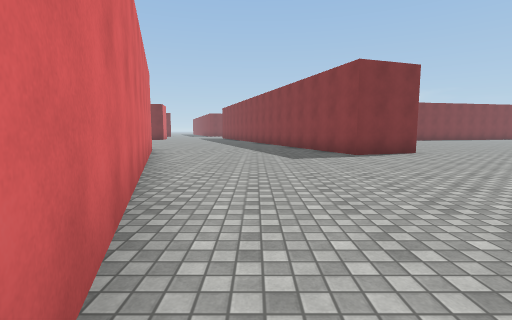
View 1 (above)

24 first-person views from a walk through a Unity game level. The camera is 1.3 m above the floor, tilts 6° down and sees 85° across. The floor is counted in squares, 2 m on a side. Each view is taken from the middle of a square. On the plan, view 1 faces up. The plan holds only what a view shows up to about 9 squares ahead; the rest is blank. The place goes on beyond the plan. Surface patterns are stand-ins for the level's own textures.

View 2
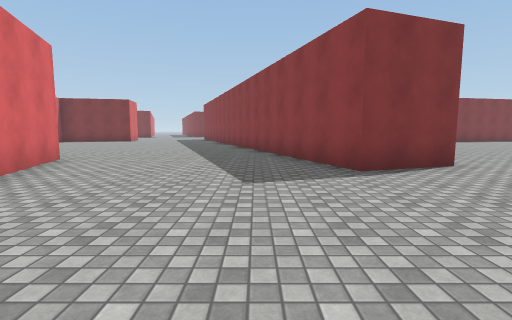

View 3
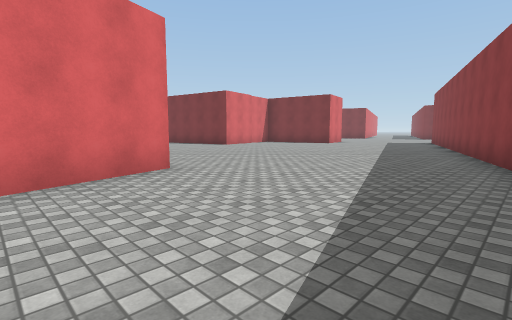

View 4
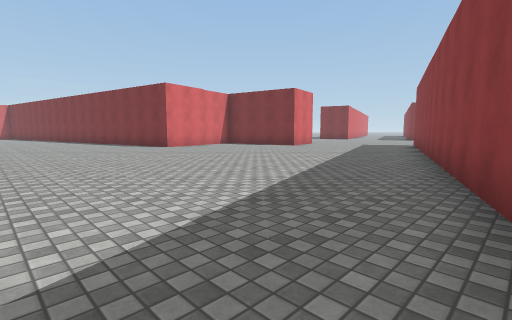

View 5
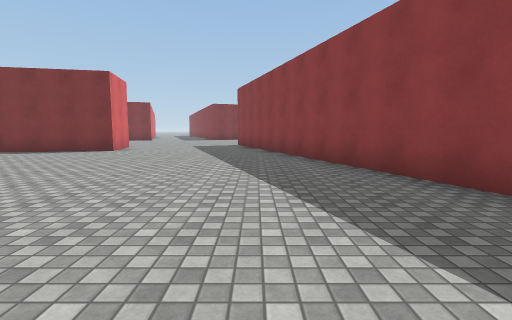

View 6
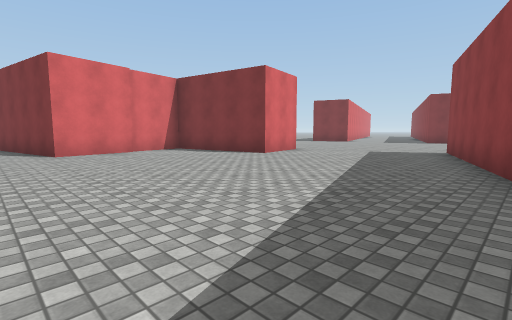

View 7
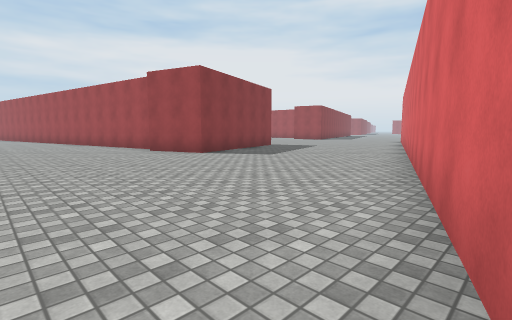

View 8
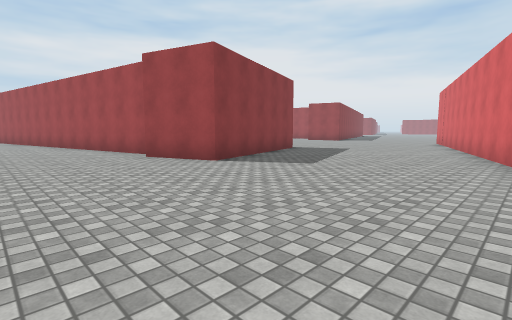

View 9
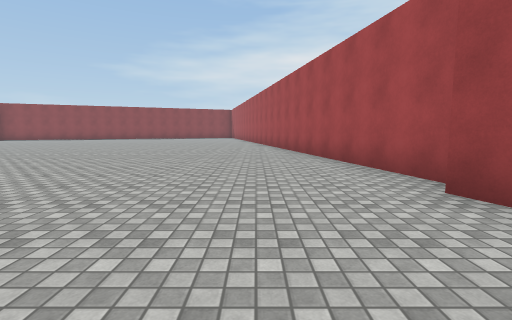

View 10
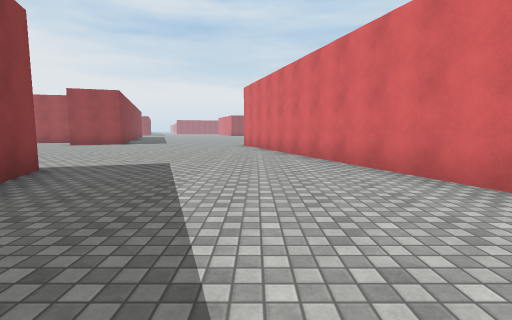

View 11
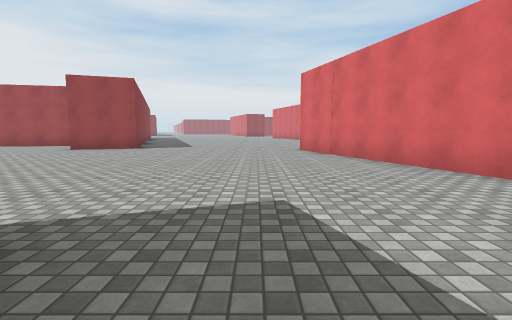

View 12
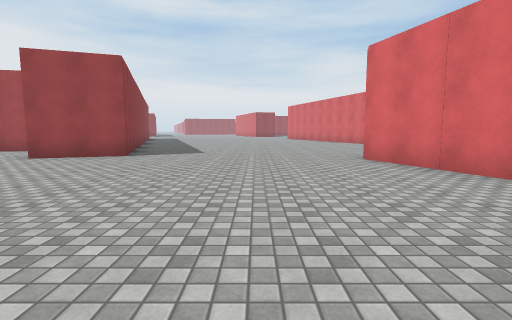

View 13
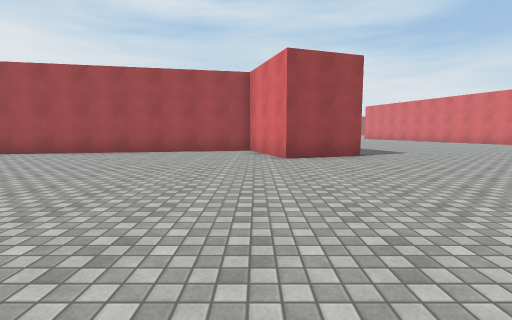

View 14
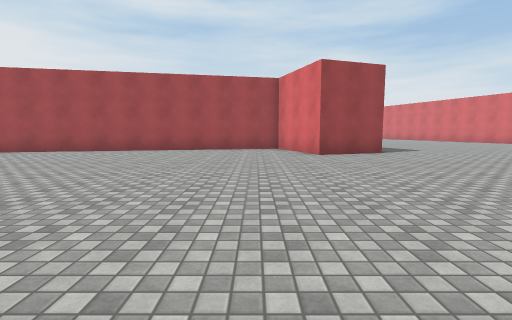

View 15
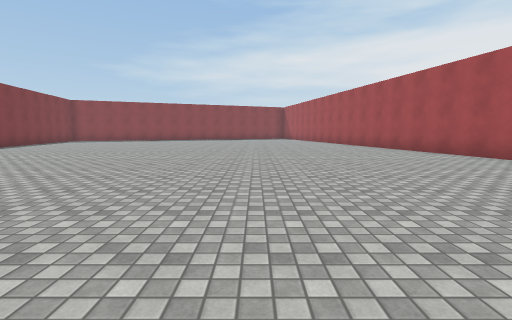

View 16
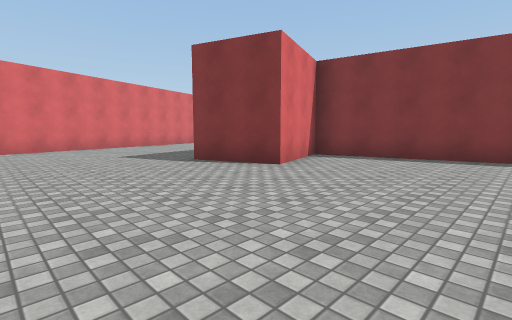

View 17
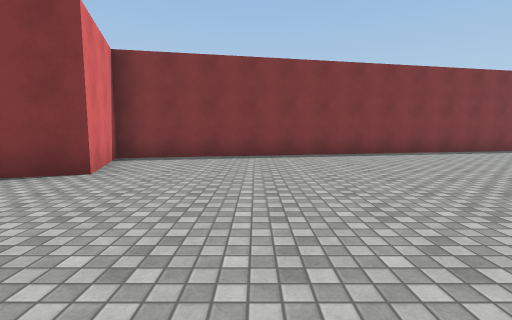

View 18
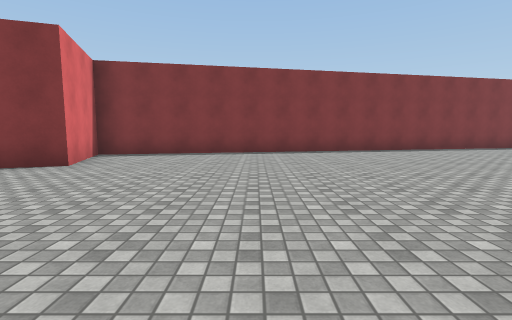

View 19
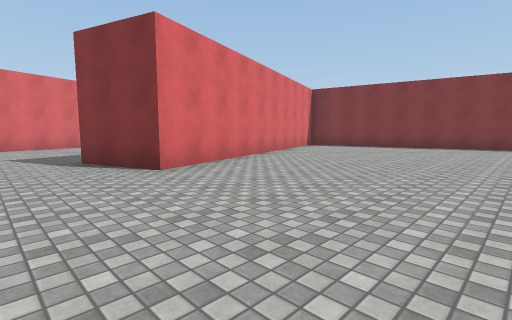

View 20
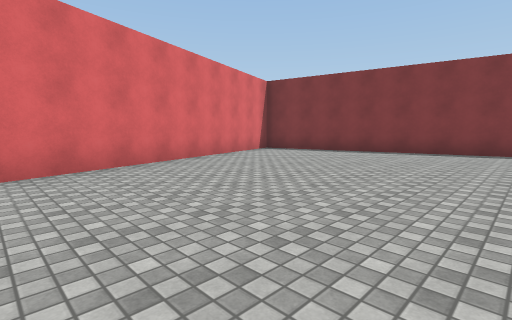

View 21
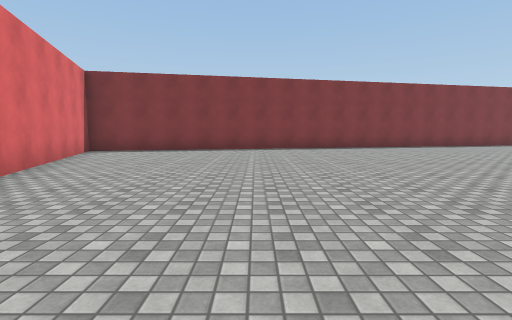

View 22
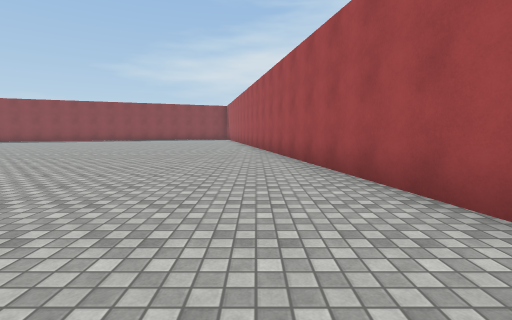

View 23
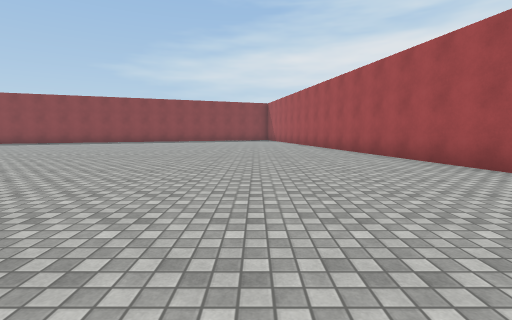

View 24
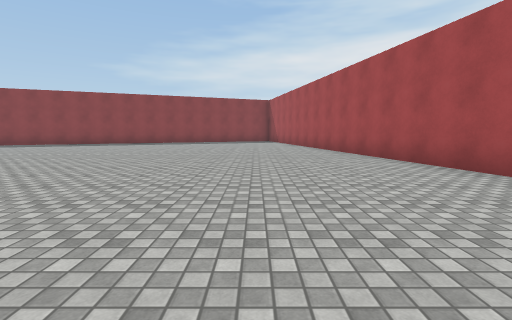

### Floor plan
Points are (right, up) in squares from view 1. A wall is a line through its corners. A room is listed if a view was taken in it or the views show most of it. See-through windows are left out.
Room 1 (views 1, 2, 3, 4, 5, 6, 7, 8, 9, 10, 11, 19, 20, 21, 22, 23, 24)
walls: (7.3, 1.6) (21, 4.5); (-3.5, 9.4) (1, -3.8); (2.6, 17.1) (1.7, 16.9) (4.7, 8.1) (2.7, 7.4) (-2.8, 23.8); (5.9, -1.9) (4.8, 1.3) (6.9, 2); (8.6, 18.3) (4.7, 17.5); (-6.8, 21) (-6.6, 20) (-9.6, 19.4)
ways out: opening at (3.5, -2.2) to room 2
Room 2 (views 12, 13, 14, 15, 16, 17, 18)
walls: (9.9, -14) (9.3, -12.1) (11.3, -11.5) (12.2, -14.1) (22.2, -12); (19.3, 2) (7.6, -0.4) (8.4, -2.9) (6.4, -3.6) (6, -2.4); (1, -3.8) (3.5, -11.4)
ways out: opening at (3.5, -2.2) to room 1

Where each view was taken, in squares from view 1:
view 1: 0 up, 0 right, facing up
view 2: 3 up, 1 right, facing up
view 3: 7 up, 1 right, facing up-left
view 4: 10 up, 1 right, facing up-left
view 5: 11 up, 2 left, facing up
view 6: 14 up, 1 left, facing up-left
view 7: 6 up, 2 left, facing down-right
view 8: 5 up, 0 right, facing down-right
view 9: 4 up, 4 right, facing right
view 10: 1 up, 3 right, facing down
view 11: 2 down, 5 right, facing down
view 12: 5 down, 6 right, facing down
view 13: 5 down, 12 right, facing down
view 14: 4 down, 13 right, facing down
view 15: 7 down, 13 right, facing right
view 16: 7 down, 12 right, facing up-left
view 17: 7 down, 11 right, facing up
view 18: 8 down, 12 right, facing up
view 19: 6 up, 9 right, facing up-left
view 20: 9 up, 9 right, facing up-left
view 21: 8 up, 7 right, facing up
view 22: 4 up, 8 right, facing right
view 23: 7 up, 10 right, facing right
view 24: 7 up, 12 right, facing right
